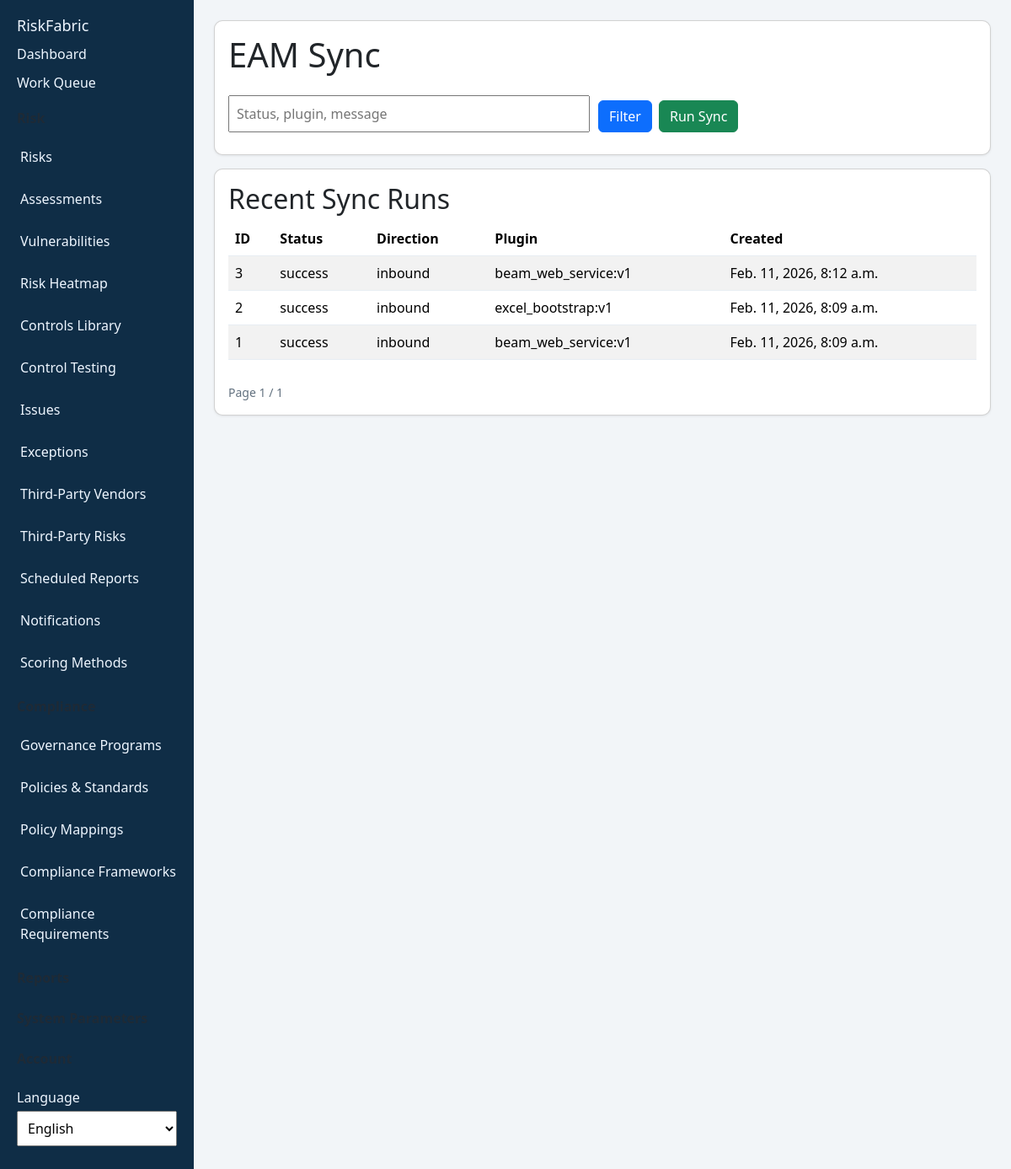
The app's page /integration/sync/ (signed in) with its own data.
### integration/models.py (models this page shows, shortened)
class IntegrationSyncRun(models.Model):
    DIRECTION_INBOUND = "inbound"
    DIRECTION_OUTBOUND = "outbound"
    DIRECTION_CHOICES = [
        (DIRECTION_INBOUND, "Inbound"),
        (DIRECTION_OUTBOUND, "Outbound"),
    ]
    STATUS_PENDING = "pending"
    STATUS_RUNNING = "running"
    STATUS_SUCCESS = "success"
    STATUS_FAILED = "failed"
    STATUS_CHOICES = [
        (STATUS_PENDING, "Pending"),
        (STATUS_RUNNING, "Running"),
        (STATUS_SUCCESS, "Success"),
        (STATUS_FAILED, "Failed"),
    ]
    external_system = models.CharField(max_length=64, default="eam")
    direction = models.CharField(max_length=16, choices=DIRECTION_CHOICES)
    status = models.CharField(max_length=16, choices=STATUS_CHOICES, default=STATUS_PENDING)
    plugin_name = models.CharField(max_length=64, default="excel_bootstrap")
    plugin_version = models.CharField(max_length=16, default="v1")
    idempotency_key = models.CharField(max_length=128, blank=True)
    correlation_id = models.CharField(max_length=128, blank=True)
    message = models.TextField(blank=True)
    started_at = models.DateTimeField(null=True, blank=True)
    finished_at = models.DateTimeField(null=True, blank=True)
    created_at = models.DateTimeField(auto_now_add=True)
    class Meta:
        ordering = ["-created_at"]

### webui/views.py (the view, shortened to what this page needs)
# urls.py: path("integration/sync/", views.integration_sync, name="integration-sync"),
@login_required
def integration_sync(request):
    query = request.GET.get("q", "").strip()
    sync_runs = IntegrationSyncRun.objects.order_by("-created_at")
    paginator = Paginator(sync_runs, 20)
    page_obj = paginator.get_page(request.GET.get("page"))
    form = EamSyncForm(request.POST or None)
    return render(
        request,
        "webui/integration_sync.html",
        {
            "sync_runs": page_obj,
            "page_obj": page_obj,
            "query": query,
            "form": form,
            **_permission_context(request.user),
        },
    )

### webui/forms.py (shortened to what this page needs)
class EamSyncForm(forms.Form):
    direction = forms.ChoiceField(choices=IntegrationSyncRun.DIRECTION_CHOICES, initial=IntegrationSyncRun.DIRECTION_INBOUND)
    plugin_name = forms.ChoiceField(
        choices=[
            ("excel_bootstrap", "excel_bootstrap"),
            ("beam_web_service", "beam_web_service"),
        ],
        initial="excel_bootstrap",
    )
    plugin_version = forms.CharField(initial="v1")
    excel_file_path = forms.CharField(required=False)
    def __init__(self, *args, **kwargs):
        super().__init__(*args, **kwargs)
        _apply_bootstrap(self)

### webui/forms.py (called while the page is built)
def _apply_bootstrap(form: forms.Form) -> None:
    for field in form.fields.values():
        widget = field.widget
        if widget.is_hidden:
            continue
        classes = widget.attrs.get("class", "").split()
        if isinstance(widget, (forms.CheckboxInput,)):
            classes.append("form-check-input")
        elif isinstance(widget, (forms.Select, forms.SelectMultiple)):
            classes.append("form-select")
        else:
            classes.append("form-control")
        widget.attrs["class"] = " ".join(sorted(set(classes)))

### webui/views.py (called while the page is built)
def _has_any_role(user, *role_names: str) -> bool:
    if user.is_superuser:
        return True
    return user.groups.filter(name__in=role_names).exists()

def _can_manage_risks(user) -> bool:
    return _has_any_role(user, ROLE_RISK_ADMIN, ROLE_RISK_OWNER)

def _can_review_risks(user) -> bool:
    return _has_any_role(user, ROLE_RISK_ADMIN, ROLE_RISK_REVIEWER)

def _can_run_sync(user) -> bool:
    return _has_any_role(user, ROLE_RISK_ADMIN)

def _can_manage_scoring(user) -> bool:
    return _has_any_role(user, ROLE_RISK_ADMIN)

def _can_view_audit(user) -> bool:
    return _has_any_role(user, ROLE_RISK_ADMIN)

def _can_manage_governance(user) -> bool:
    return _has_any_role(user, ROLE_RISK_ADMIN, ROLE_GOVERNANCE_MANAGER)

def _can_view_compliance(user) -> bool:
    return _has_any_role(user, ROLE_RISK_ADMIN, ROLE_COMPLIANCE_AUDITOR, ROLE_GOVERNANCE_MANAGER)

def _can_manage_compliance(user) -> bool:
    return _has_any_role(user, ROLE_RISK_ADMIN, ROLE_COMPLIANCE_AUDITOR)

### templates/webui/integration_sync.html (shortened to what this page needs)
{% extends "webui/base.html" %}
{% load i18n %}
{% block content %}
<div class="card">
  <h1>{% trans "EAM Sync" %}</h1>
  <form method="get" class="filter-grid" style="margin-top: 12px;">
    <div>
      <input id="sync-filter" type="text" name="q" value="{{ query }}" placeholder="{% trans 'Status, plugin, message' %}" aria-label="{% trans 'Search Runs' %}" />
    </div>
    <div class="actions">
      <button type="submit" class="btn btn-primary">{% trans "Filter" %}</button>
      <a href="?q={{ query }}&new=1" class="btn btn-success">{% trans "Run Sync" %}</a>
    </div>
  </form>
</div>
<div class="card">
  <h2>{% trans "Recent Sync Runs" %}</h2>
  <table class="table table-striped table-hover">
    <thead>
      <tr>
        <th>{% trans "ID" %}</th>
        <th>{% trans "Status" %}</th>
        <th>{% trans "Direction" %}</th>
        <th>{% trans "Plugin" %}</th>
        <th>{% trans "Created" %}</th>
      </tr>
    </thead>
    <tbody>
      {% for item in sync_runs %}
      <tr>
        <td>{{ item.id }}</td>
        <td>{{ item.status }}</td>
        <td>{{ item.direction }}</td>
        <td>{{ item.plugin_name }}:{{ item.plugin_version }}</td>
        <td>{{ item.created_at }}</td>
      </tr>
      {% empty %}
      <tr><td colspan="5">{% trans "No sync runs yet." %}</td></tr>
      {% endfor %}
    </tbody>
  </table>
  {% if page_obj %}
  <div class="actions" style="margin-top: 12px;">
    <span class="muted">{% trans "Page" %} {{ page_obj.number }} / {{ page_obj.paginator.num_pages }}</span>
  </div>
  {% endif %}
</div>
{% endblock %}

### templates/webui/base.html (style rules this page uses)
body { font-family: "Segoe UI", Tahoma, sans-serif; margin: 0; background: #f2f5f8; color: #1b2733; }
.card { background: #fff; border-radius: 10px; padding: 16px; margin-bottom: 16px; box-shadow: 0 1px 3px rgba(0,0,0,.08); }
table { width: 100%; border-collapse: collapse; }
th, td { text-align: left; padding: 10px; border-bottom: 1px solid #e7edf3; }
th { background: #f8fbff; }
input, select, textarea { width: 100%; padding: 8px; margin-top: 4px; margin-bottom: 10px; }
button { cursor: pointer; }
.muted { color: #62717f; font-size: 14px; }
.filter-grid { display: grid; grid-template-columns: 2fr 1fr 1fr auto; gap: 10px; align-items: center; }
.actions { display: flex; gap: 8px; align-items: center; }

### records on screen
IntegrationSyncRun: id "3", status "success", direction "inbound", plugin_name "beam_web_service", plugin_version "v1", created_at "Feb. 11, 2026, 8:12 a.m."
IntegrationSyncRun: id "2", status "success", direction "inbound", plugin_name "excel_bootstrap", plugin_version "v1", created_at "Feb. 11, 2026, 8:09 a.m."
IntegrationSyncRun: id "1", status "success", direction "inbound", plugin_name "beam_web_service", plugin_version "v1", created_at "Feb. 11, 2026, 8:09 a.m."

### other values on screen
{{ page_obj.number }} "1"
{{ page_obj.paginator.num_pages }} "1"
form field language "English"
